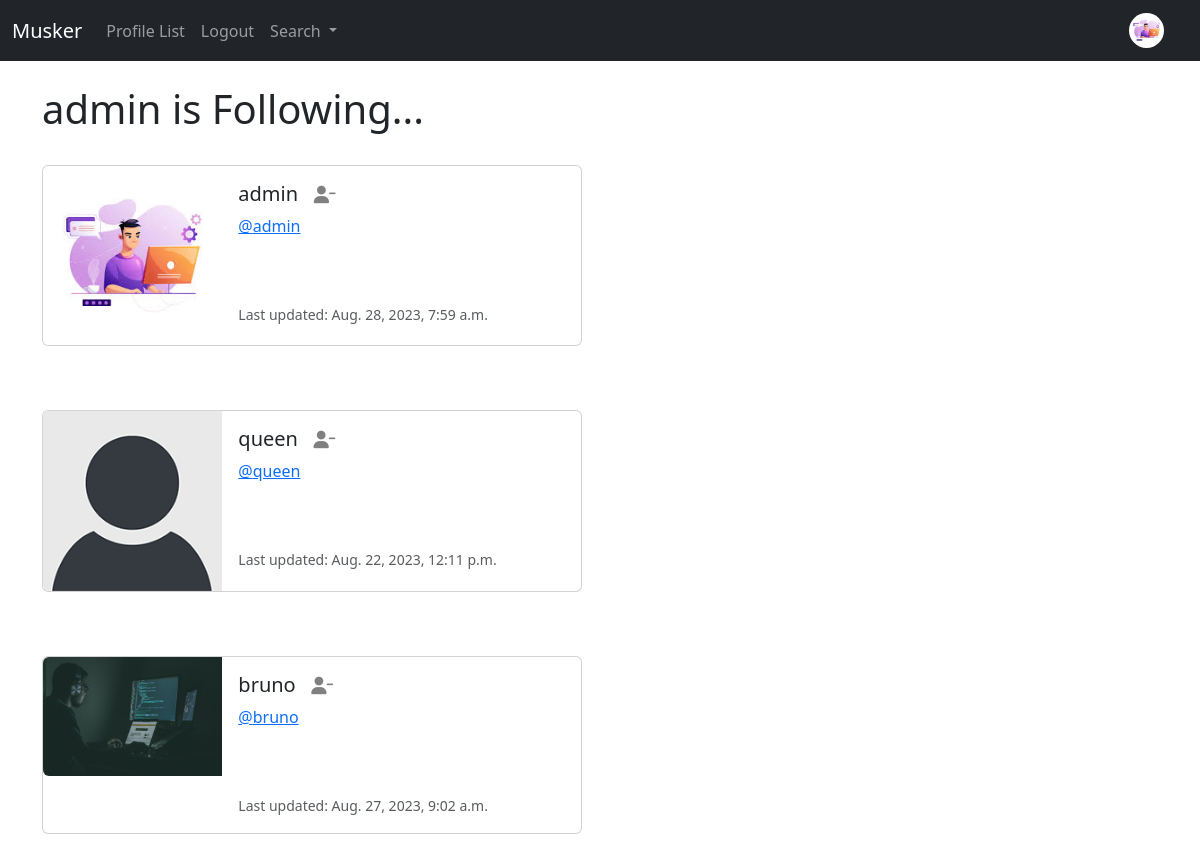
Page /profile/follows/1/ (signed in) on the committed database.
### musker/models.py (models this page shows, shortened)
class Profile(models.Model):
    user = models.OneToOneField(User, on_delete=models.CASCADE)
    follows = models.ManyToManyField("self",
                                     related_name="followed_by",
                                     symmetrical=False,
                                     blank=True)
    date_modified = models.DateTimeField(User, auto_now=True)
    profile_image=models.ImageField(null=True, blank=True, upload_to="images/")
    profile_bio = models.CharField(null=True, blank=True, max_length=500)
    homepage_link = models.CharField(null=True, blank=True, max_length=200)
    facebook_link = models.CharField(null=True, blank=True, max_length=200)
    instagram_link = models.CharField(null=True, blank=True, max_length=200)
    linkedin_link = models.CharField(null=True, blank=True,max_length=200)

### musker/views.py (the view)
# urls.py: path('profile/follows/<int:pk>/', views.follows, name="follows"),
def follows(request,pk):
    if request.user.is_authenticated:
        if request.user.id == pk:
            profiles = Profile.objects.get(user_id=pk)
            return render(request, 'musker/follows.html', {"profiles":profiles})
        else:
            messages.success(request, "You will not be able to check for other's profile!")
            return redirect("home")
    else:
        messages.success(request, "You must be logged in to view this page!")
        return redirect("home")

### musker/templates/musker/follows.html
{% extends 'musker/base.html' %}
{% load static %}
{% block content %}
<h1>{{request.user.username}} is Following...</h1>
<br/>
{% if profiles %}
    {% for profile in profiles.follows.all %}
    <div class="card mb-3" style="max-width: 540px;">
        <div class="row g-0">
          <div class="col-md-4">
            {% if profile.profile_image %}
            <img src="{{profile.profile_image.url}}" width=200 height=200 class="img-fluid rounded-start" alt="{{profile.user.username}}">
            {% else %}
            <img src="{% static 'images/default_profile_pic.png' %}" class="img-fluid rounded-start" alt="Profile Image">
            {% endif %}
          </div>
          <div class="col-md-8">
            <div class="card-body">
              <h5 class="card-title">{{profile.user.username}}
                {% if profile in profiles.follows.all %}
                &nbsp;&nbsp;<a href="{% url 'unfollow' profile.user.id %}"><i class="fa fa-user-minus small" style="color:gray"></i></a><br/>
                {% else %}
                &nbsp;&nbsp;<a href="{% url 'follow' profile.user.id %}"><i class="fa fa-user-plus small" style="color:gray"></i></a><br/>
                {% endif %}
              </h5>
              <p class="card-text"><a href="{% url 'profile' profile.user.id %}">@{{profile.user.username|lower}}</a></p><br/><br/>
              <p class="card-text"><small class="text-body-secondary">Last updated: {{profile.date_modified}}</small></p>
            </div>
          </div>
        </div>
      </div>
      <br/><br/>
    {% endfor %}
{% endif %}
{% endblock content %}

### musker/templates/musker/navbar.html (shortened to what this page needs)
{% load static %}
<nav class="navbar navbar-expand-lg navbar-dark bg-dark">
    <div class="container-fluid">
      <a class="navbar-brand" href="{% url 'home' %}">Musker</a>
      <div class="collapse navbar-collapse" id="navbarSupportedContent">
        <ul class="navbar-nav me-auto mb-2 mb-lg-0">
          <li class="nav-item">
            <a class="nav-link" href="{% url 'profile_list' %}">Profile List</a>
          </li>
          {% if user.is_authenticated %}
          <li class="nav-item">
            <a class="nav-link" href="{% url 'logout' %}">Logout</a>
          </li>
          {% endif %}
          <li class="nav-item dropdown">
            <a class="nav-link dropdown-toggle" href="#" role="button" data-bs-toggle="dropdown" aria-expanded="false">
              Search
            </a>
          </li>
        </ul>
        {% if request.user.is_authenticated %}
          <ul class="navbar-nav ml-auto">
            <li class="nav-link navbar-brand">
              <a href="{% url 'profile' request.user.id %}">
                {% if user.profile.profile_image %}
                  <img src="{{user.profile.profile_image.url}}" class="rounded-circle" width=35 alt="{{profile.user.username}}">
                {% else %}
                <img src="{% static 'images/default_profile_pic.png' %}" class="rounded-circle" width=35
                alt="{{profile.user.username}}">
                {% endif %}
              </a>
          </ul>
        {% endif %}
      </div>
    </div>
  </nav>

### rows in the picture
Profile: profile_image (picture), user.username "admin", date_modified "Aug. 28, 2023, 7:59 a.m."
Profile: user.username "queen", date_modified "Aug. 22, 2023, 12:11 p.m."
Profile: profile_image (picture), user.username "bruno", date_modified "Aug. 27, 2023, 9:02 a.m."

### other values in the picture
{{ request.user.username }} "admin"
